Frame 1 (no input): blank canvas, image omitted
Frame 60 (the mouse pressed at the canvas centre just before this capture): blank canvas, image omitted
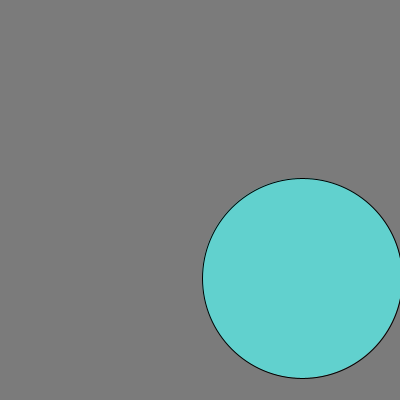
Frame 120 (the mouse held since frame 60 and released just before this capture)

The Processing sketch whose frames 1 and 60 were blank and that drew this single picture after the mouse press (run headless with seeded random() and noise(); from frame 60 on, the mouse is pressed at the canvas centre):

// Processing sketch: s06e00gabi
// ── s06e00gabi.pde
//Expresión Digital II - Diseño Digital - UDD - 2016
//Gabriela Navarro Risopatrón
//s06e00gabi
int x, y, velx, vely, t;
int c1;

//colores
color bl, nr, turq, ye, pi;

void setup() {

  //colorMode(HSB, 360,100,100)(isi ordoñez)
  size(400, 400);
  x = (int)random(width);//200; //velx = 2 //(int)random(width)
  y = height / 2;//200; // vely = 3 // height/2;
  velx = 4;
  vely = 6;
  t = 50;
  c1 = color(255, 255, 255);

  bl = color(255, 255, 255);
  nr = color(255, 0, 255);
  turq = color(97, 209, 206);
  ye = color(255, 250, 88);
  pi = color(250, 121, 229);
}

void draw() {
  t = mouseY;
  background(123);
  fill(c1);
  ellipse(x, y, t, t);//(x, y, 40, 40);

  x += velx; //reemplaza el x += 2
  y += vely;


  // ¿Qué tengo que escibir para que la elipse aparesca al lado izquierdo, cuando llega al final?
  //if (x > width) {
  //   x = 0;

  //¿Qué tengo que escribir para que la elipse se devuelva?
  if (x > width - t / 2 || x < t / 2) {   // if  (x > width - 20|| x < 20) {  vel *= -1}
    velx *= -1;
    //para un fill dependiendo de mis colres
    //ejemplo1: fill(random(255), random(255), random (255))
    //ejemplo2(isi): fill(86,28.5,74.1) (colorMode(HSB))

    //BORDES
    int r = (int)random(4);
    if (r == 0) {
      c1 = bl;
    }
    if (r == 0) {
      c1 = ye;
    }
    if (r == 0) {
      c1 = pi;
    }

    if  (y > height - t / 2 || y < t / 2)//(y > height - 20 || y < 20) {  { vel1 *= -1}
      vely *= -1;
    //ejemplo isi: fill(41, 93.7, 98.8) (HSB)
    //ejemplo 1: fill(random(255), random(255), random(255))
    //BORDES
    if (r == 0) {
      c1 = nr;
    }

    if (r == 0) {
      c1 = turq;
    }
  }
}
